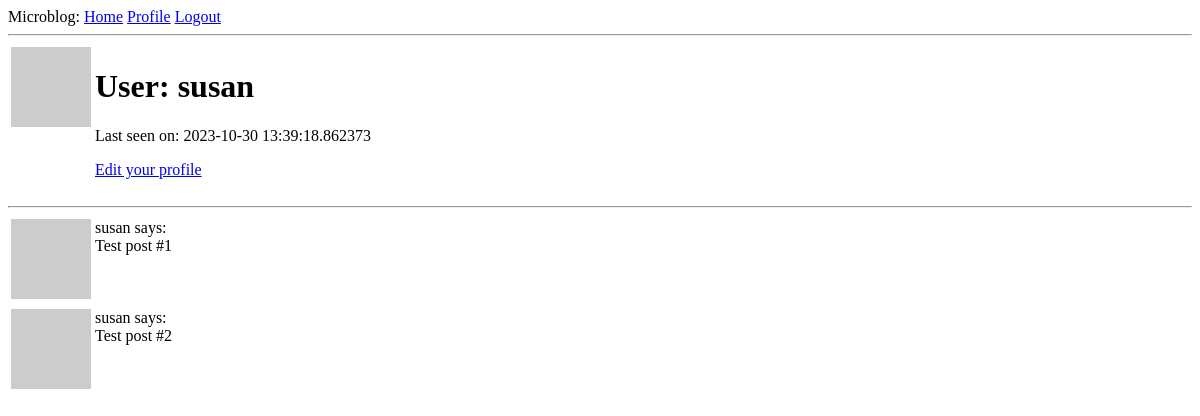
/user/susan (signed in), run on an earlier commit of the app's database.
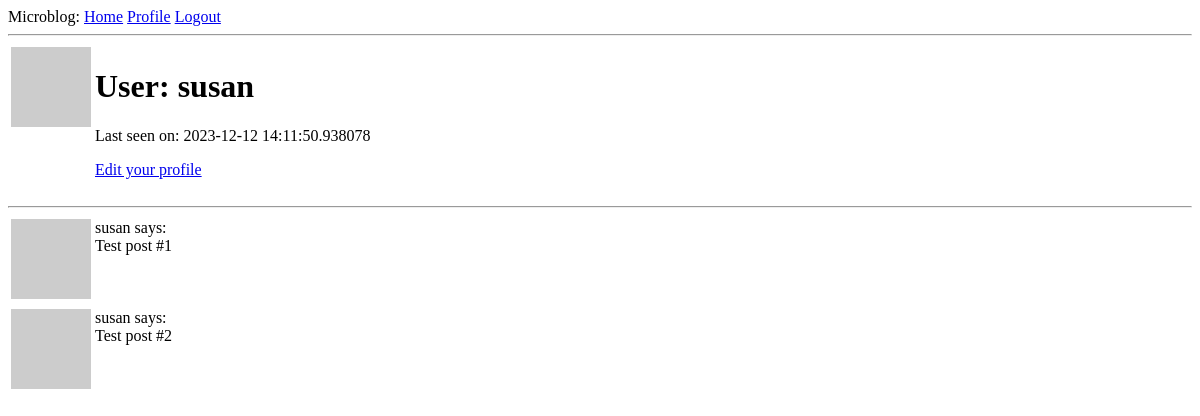
And on a later commit of the database.
### app/models.py (models this page shows, shortened)
class User(UserMixin, db.Model):
    id = db.Column(db.Integer, primary_key=True)
    username = db.Column(db.String(64), index=True, unique=True)
    email = db.Column(db.String(120), index=True, unique=True)
    password_hash = db.Column(db.String(128))
    posts = db.relationship("Post", backref="author", lazy="dynamic")
    about_me = db.Column(db.String(140))
    last_seen = db.Column(db.DateTime, default=datetime.utcnow)
    followed = db.relationship(
        "User",
        secondary=followers,
        primaryjoin=(followers.c.follower_id == id),
        secondaryjoin=(followers.c.followed_id == id),
        backref=db.backref("followers", lazy="dynamic"),
        lazy="dynamic",
    )
    def avatar(self, size):
        digest = md5(self.email.lower().encode("utf-8")).hexdigest()
        return "https://www.gravatar.com/avatar/{}?d=identicon&s={}".format(
            digest, size
        )

### app/routes.py (the view)
@app.route("/user/<username>")
@login_required
def user(username):
    user = User.query.filter_by(username=username).first_or_404()
    posts = [
        {"author": user, "body": "Test post #1"},
        {"author": user, "body": "Test post #2"},
    ]
    form = EmptyForm()
    return render_template("user.html", user=user, posts=posts, form=form)

### app/models.py (called while the page is built)
@login.user_loader
def load_user(id):
    return User.query.get(int(id))

### app/routes.py (called while the page is built)
@app.before_request
def before_request():
    if current_user.is_authenticated:
        current_user.last_seen = datetime.utcnow()
        db.session.commit()

### templates/user.html (shortened to what this page needs)
{% extends "base.html" %} {% block content %}
<table>
  <tr valign="top">
    <td><img src="{{ user.avatar(128) }}" /></td>
    <td>
      <h1>User: {{ user.username }}</h1>
       {% if user.last_seen %}
      <p>Last seen on: {{ user.last_seen }}</p>
      {% endif %} {% if user == current_user %}
      <p><a href="{{ url_for('edit_profile') }}">Edit your profile</a></p>
      {% endif %}
    </td>
  </tr>
</table>
<hr />
{% for post in posts %} {% include '_post.html' %} {% endfor %} {% endblock %}

### templates/_post.html
<table>
  <tr valign="top">
    <td><img src="{{ post.author.avatar(36) }}" /></td>
    <td>{{ post.author.username }} says:<br />{{ post.body }}</td>
  </tr>
</table>

What changed in the data, as far as the page shows it:
changed User "susan": last_seen "2023-10-30 13:39:18.862373" → "2023-12-12 14:11:50.938078"
